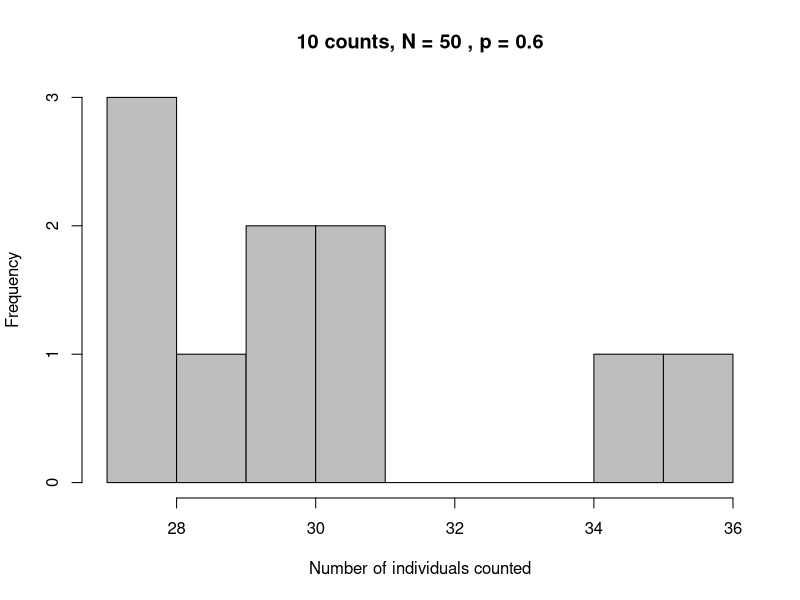
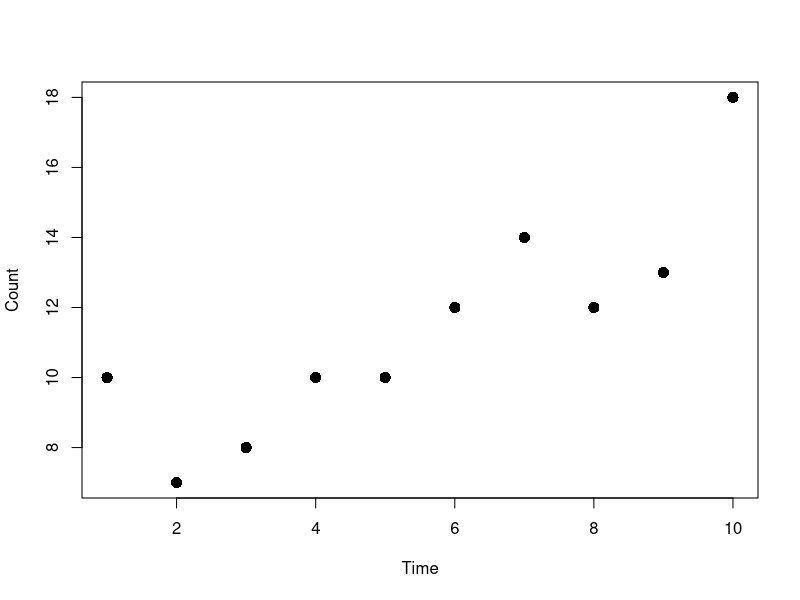
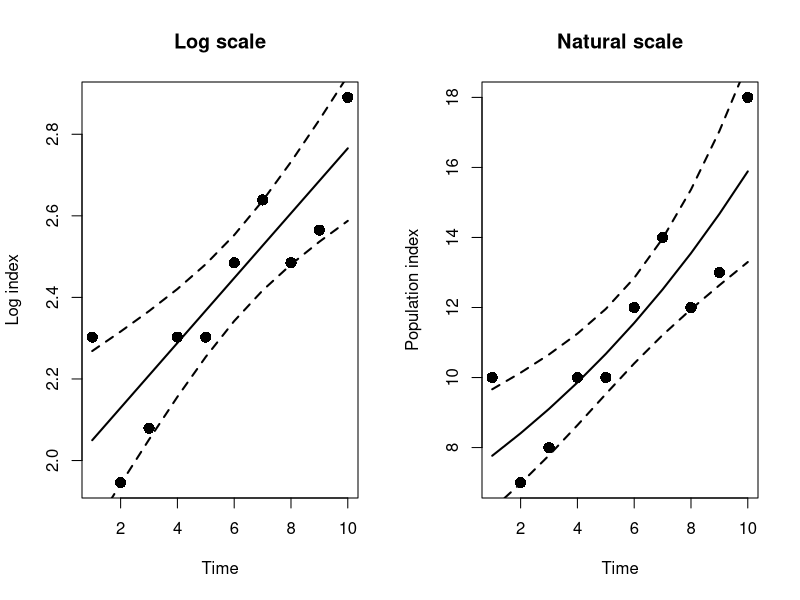
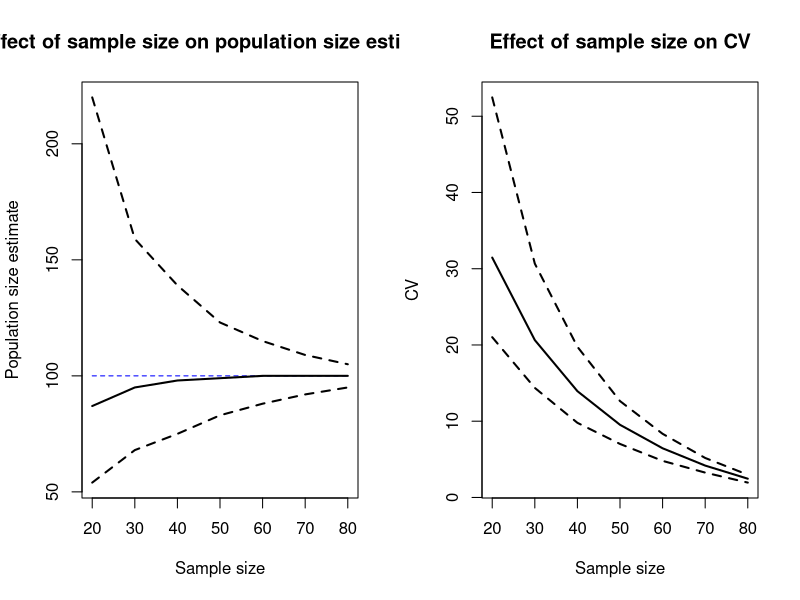

Source code (R) for these figures, in order:
###############################################
# Analyzing abundance of wildlife populations
# WILD 4890 Lab 7
# March 2018
###############################################

#### Part 1: Unmarked individuals #####


### Canonical population estimator

N = 50
p = 0.6
n.counts = 10

C = rbinom(n.counts, N, p) # simulate counts
C   # look at counts

hist(C, breaks = 10, col = "gray", main = paste(n.counts, "counts, N =", N, ", p =", p),
     xlab = "Number of individuals counted")

Nhat = C/p



### Estimating trend from population indices

# manually enter counts of active wood duck nests
year = c(1:10)
index = c(10, 7, 8, 10, 10, 12, 14, 12, 13, 18)

# plot counts over time
plot(index ~ year, pch = 16, cex = 1.5, xlab = "Time", ylab = "Count")

# we can use a generalized linear model to estimate growth rate (r) on the log scale
# we'll fit the equation: log(N) = log(N0) + r*t  (takes the form of a straight line)
# the intercept will equal log(N0) and the slope ("year") equals the estimate of r
# use a Poisson error structure since we are modeling count data


# fit the generalized linear regression model
mod = glm(index ~ year, family = "poisson")
summary(mod)

# get predicted values and confidence limits
pred = predict.lm(mod, interval = "confidence", newdata = data.frame(year = year))

# plot population size over time on the log scale and add predicted line
# dashed lines are the 95% confidence intervals
par(mfrow = c(1,2))
plot(log(index) ~ year, pch = 16, cex = 1.5, xlab = "Time", ylab = "Log index", main = "Log scale")
lines(pred[,1], lwd = 2)  
lines(pred[,2], lwd = 2, lty = 2)
lines(pred[,3], lwd = 2, lty = 2)

# we can also back-transform the estimates to look at them on the natural scale
pred_nat = exp(pred)

plot(index ~ year, pch = 16, cex = 1.5, xlab = "Time", ylab = "Population index",
     main = "Natural scale")
lines(pred_nat[,1], lwd = 2)
lines(pred_nat[,2], lwd = 2, lty = 2)
lines(pred_nat[,3], lwd = 2, lty = 2)


# convert r to lambda
r = -0.01          # change value of r here
lambda = exp(r)
lambda




#### Part 2: Marked individuals ####

M = 41     # number captured and marked in first sampling period
C = 38     # total number captured in second sampling period
R = 14    # number of recaptures (previously-marked) in second samplng period

# 2-sample Lincoln-Petersen population size estimate
Nhat = (((M+1)*(C+1))/(R+1))-1           # Lincoln-Petersen estimator adjusted for small sample size

# estimate variance in estimate of population size and compute confidence intervals
var = ((M+1)*(C+1)*(M-R)*(C-R))/(((R+1)^2)*(R+2))
se = sqrt(var)
conf.low = Nhat - 1.96*se
conf.high = Nhat + 1.96*se

# coefficient of variation 
cv = (se/Nhat)*100

# print results
print(c("Nhat" = Nhat, "conf.low" = conf.low, "conf.high" = conf.high, "cv" = cv))

# detection probability
p1 = R/C
p2 = R/M

p1
p2


# expected precision
p = 0.4
N = 40

exp_cv = (1-p)/(p*sqrt(N))*100
exp_cv














# how many individuals to mark?
N = 100
n.cap = 20

reps = 1000


mark.recap = function(N, n.cap, reps){
  
  Nhat = numeric(reps)
  CV = numeric(reps)
  
  for(i in 1:reps){
    # create a matrix to keep track of which individuals are captured on each occasion
    inds = matrix(0, nrow = N, ncol = 2)
    
    # simulate "capture" 
    cap1 = sample(c(1:N), n.cap, replace = F)
    
    # these are the id numbers of the individuals captured and marked at the first occasion
    cap1
    
    # change the values for those individuals to 1 to show they are marked
    inds[cap1,1] = 1
    inds
    
    # simulate capture on the second occasion
    cap2 = sample(c(1:N), n.cap, replace = F)
    cap2
    
    # marked those individuals as captured on the second occasion
    inds[cap2,2] = 1
    inds
    
    # determine M, C, and R (M and C should both be equal to whatever we set as the number to capture
    # but it's always good to double-check that R is doing what we think it is doing)
    
    # M = number marked on first occasion -- sum the 1s in the first column
    M = sum(inds[,1])
    
    # C = number captured on second occasion -- sum the 1s in the second column
    C = sum(inds[,2])
    
    # R = number captured twice -- find the individuals with two 1s
    R = length(which(rowSums(inds) == 2))
    
    #print(c("M" = M, "C" = C, "R" = R))
    
    # calculate Nhat and CV
    # 2-sample Lincoln-Petersen population size estimate
    Nhat[i] = (((M+1)*(C+1))/(R+1))-1           # Lincoln-Petersen estimator adjusted for small sample size
    
    # estimate variance in estimate of population size and compute confidence intervals
    var = ((M+1)*(C+1)*(M-R)*(C-R))/(((R+1)^2)*(R+2))
    se = sqrt(var)
    
    CV[i] = (se/Nhat[i]) * 100
    
  }
  
  Nhat.sum = round(quantile(Nhat, probs = c(0.025, 0.5, 0.975)))
  CV.sum = round(quantile(CV, probs = c(0.025, 0.5, 0.975)), 2)
  
  return(list(Nhat.sum, CV.sum))
}

n.cap = seq(20, 80, 10)  
N = 100
reps = 1000

# create a data frame that will hold the results of our simulation
results = data.frame(sample.size = n.cap,
                     Nhat.med = NA,
                     Nhat.lcl = NA,
                     Nhat.ucl = NA,
                     CV.med = NA,
                     CV.lcl = NA,
                     CV.ucl = NA,
                     N = N)

for(i in 1:length(n.cap)){
  x = mark.recap(N, n.cap[i], reps)
  
  results$Nhat.lcl[i] = x[[1]][[1]]
  results$Nhat.med[i] = x[[1]][[2]]
  results$Nhat.ucl[i] = x[[1]][[3]]
  
  results$CV.lcl[i] = x[[2]][[1]]
  results$CV.med[i] = x[[2]][[2]]
  results$CV.ucl[i] = x[[2]][[3]]
  
}
results


# plot the results 
plot(data = results, N ~ sample.size, xlab = "Sample size", type = "l", lty = 2, col = "blue",
     ylab = "Population size estimate", ylim = c(min(results$Nhat.lcl), max(results$Nhat.ucl)),
     main = "Effect of sample size on population size estimates")
lines(data = results, Nhat.med~sample.size, type = "l", lwd = 2)
lines(data = results, Nhat.lcl~sample.size, type = "l", lty = 2, lwd = 2)
lines(data = results, Nhat.ucl~sample.size, type = "l", lty = 2, lwd = 2)


plot(data = results, CV.med~ sample.size, type = "l", lwd = 2, xlab = "Sample size", ylab = "CV",
     ylim = c(min(CV.lcl), max(CV.ucl)), main = "Effect of sample size on CV")
lines(data = results, CV.lcl~sample.size, type = "l", lty = 2, lwd = 2)
lines(data = results, CV.ucl~sample.size, type = "l", lty = 2, lwd = 2)
